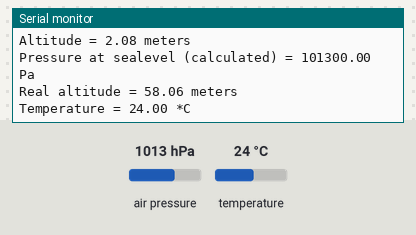
Simulated run of this sketch. Board: Arduino Uno, built with avr-gcc and run on an emulated ATmega328P. Parts: the last lines printed to the serial monitor. The test bench sets the inputs (shaded band); at power-on: air pressure 1013 hPa, temperature 24 °C.

Above: at 1.2 s.
1.3 s: air pressure set to 952 hPa
At 1.6 s:
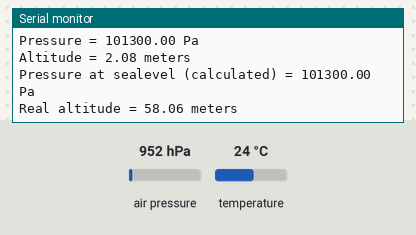
2.8 s: air pressure set to 1000 hPa
At 3.39 s:
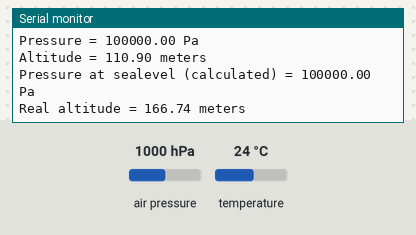
6.0 s: temperature set to 12 °C
7.5 s: air pressure set to 975 hPa
At 8.16 s:
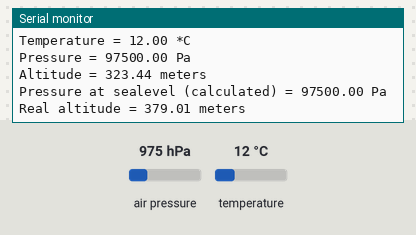
Timing chart, 0 to 10.5 s (numbered marks = the images above; inputs shaded):
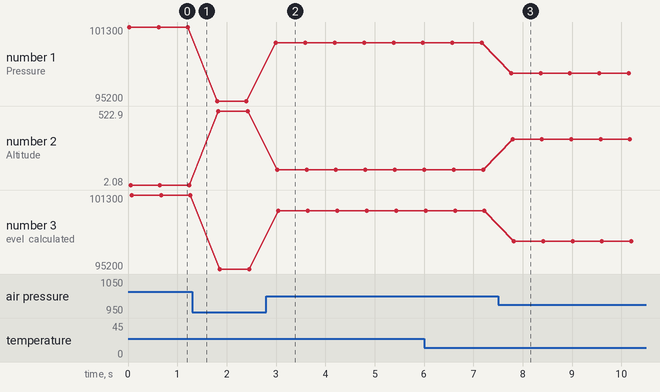

The sketch:

bmp280.ino
```cpp
#include <Adafruit_BMP280.h>

#include <Adafruit_BMP280.h>


#include <Wire.h>
//#include <Adafruit_BMP085.h>

Adafruit_BMP280 bmp;

void setup() {
  Serial.begin(9600);
  if (!bmp.begin()) {
        Serial.println("Could not find a valid BMP085/BMP180 sensor, check wiring!");
        while (1) {}
  }
}

void loop() {
  Serial.print("Temperature = ");
  Serial.print(bmp.readTemperature());
  Serial.println(" *C");

  Serial.print("Pressure = ");
  Serial.print(bmp.readPressure());
  Serial.println(" Pa");

  // Calculate altitude assuming 'standard' barometric
  // pressure of 1013.25 millibar = 101325 Pascal
  Serial.print("Altitude = ");
  Serial.print(bmp.readAltitude());
  Serial.println(" meters");

  Serial.print("Pressure at sealevel (calculated) = ");
  Serial.print(bmp.readSealevelPressure());
  Serial.println(" Pa");

  // you can get a more precise measurement of altitude
  // if you know the current sea level pressure which will
  // vary with weather and such. If it is 1015 millibars
  // that is equal to 101500 Pascals.
  Serial.print("Real altitude = ");
  Serial.print(bmp.readAltitude(102000));
  Serial.println(" meters");

  Serial.println();
  delay(500);
}
```

Measured:
- after the input at 2.8 s, the serial monitor: prints a new line after 0.20 s (image 2)
- after the input at 7.5 s, the serial monitor: prints a new line after 0.27 s (image 3)
- plotted number 1: 101300 → 95200 after the input at 1.3 s, 95200 → 100000 after the input at 2.8 s, 100000 → 97500 after the input at 7.5 s
- plotted number 2: 2.08 → 522.9 after the input at 1.3 s, 522.9 → 110.9 after the input at 2.8 s, 110.9 → 323.44 after the input at 7.5 s
- plotted number 3: 101300 → 95200 after the input at 1.3 s, 95200 → 100000 after the input at 2.8 s, 100000 → 97500 after the input at 7.5 s
